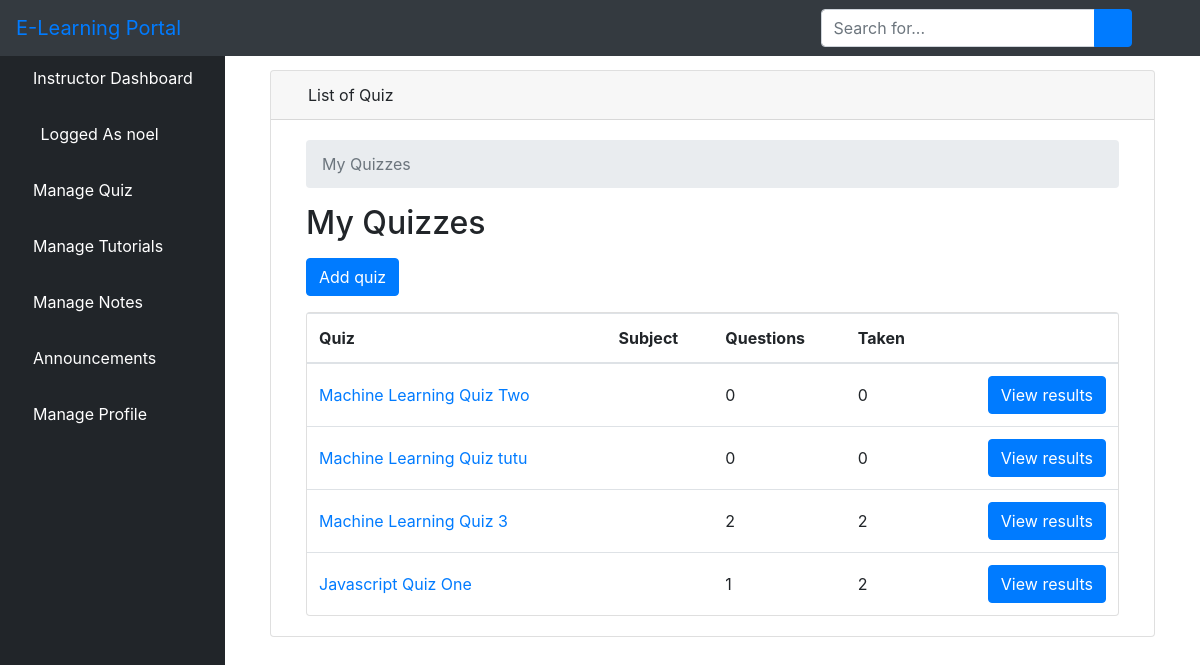
The app's page /llist_quiz/ (signed in) with its own data.
### elearn/models.py (models this page shows, shortened)
class User(AbstractUser):
    is_learner = models.BooleanField(default=False)
    is_instructor = models.BooleanField(default=False)
    is_admin = models.BooleanField(default=False)

class Quiz(models.Model):
    owner = models.ForeignKey(User, on_delete=models.CASCADE, related_name='quizzes')
    name = models.CharField(max_length=255)
    course = models.ForeignKey(Course, on_delete=models.CASCADE, related_name='quizzes')

### elearn/views.py (the view)
# urls.py: path('llist_quiz/', views.QuizListView.as_view(), name='quiz_change_list'),
class QuizListView(ListView):
    model = Quiz
    ordering = ('name', )
    context_object_name = 'quizzes'
    template_name = 'dashboard/instructor/quiz_change_list.html'
    def get_queryset(self):
        queryset = self.request.user.quizzes \
        .select_related('course') \
        .annotate(questions_count = Count('questions', distinct=True)) \
        .annotate(taken_count = Count('taken_quizzes', distinct=True))
        return queryset

### elearn/templates/dashboard/instructor/quiz_change_list.html (shortened to what this page needs)
{% extends 'dashboard/instructor/base.html' %}
{% block body %}
<div class="container-fluid">
        <div class="row">
          <div class="col-12 mb-3">
          <div class="col-12 mb-3">
                <div id="content-wrapper" style="padding-top: 20px">
        <div class="container-fluid">
            <div class="card mb-3">
                <div class="card-header">
                    <i class="fas fa-table text-primary"></i>
                    List of Quiz
                </div>
                <div class="card-body">
  <div class="col-sm-12">
  <nav aria-label="breadcrumb">
    <ol class="breadcrumb">
      <li class="breadcrumb-item active" aria-current="page">My Quizzes</li>
    </ol>
  </nav>
  <h2 class="mb-3">My Quizzes</h2>
  <a href="{% url 'quiz_add' %}" class="btn btn-primary mb-3" role="button">Add quiz</a>
  <div class="card">
    <table class="table mb-0">
      <thead>
        <tr>
          <th>Quiz</th>
          <th>Subject</th>
          <th>Questions</th>
          <th>Taken</th>
          <th></th>
        </tr>
      </thead>
      <tbody>
        {% for quiz in quizzes %}
          <tr>
            <td class="align-middle"><a href="{% url 'quiz_change' quiz.pk %}">{{ quiz.name }}</a></td>
            <td class="align-middle">{{ quiz.subject.get_html_badge }}</td>
            <td class="align-middle">{{ quiz.questions_count }}</td>
            <td class="align-middle">{{ quiz.taken_count }}</td>
            <td class="text-right">
              <a href="{% url 'quiz_results' quiz.pk %}" class="btn btn-primary">View results</a>
            </td>
          </tr>
        {% empty %}
          <tr>
            <td class="bg-light text-center font-italic" colspan="5">You haven't created any quiz yet.</td>
          </tr>
        {% endfor %}
      </tbody>
    </table>
  </div>
{% endblock body %}

### elearn/templates/dashboard/instructor/base.html (shortened to what this page needs)
<!DOCTYPE html>
<html lang="en">
<head>
    {% load static %}
    <link href="{% static 'vendor/fontawesome-free/css/all.min.css' %}" rel="stylesheet" type="text/css">
    <link href="{% static 'vendor/datatables/dataTables.bootstrap4.css' %}" rel="stylesheet">
    <link href="{% static 'css/sb-admin.css' %}" rel="stylesheet">
</head>
<body id="page-top">
<nav class="navbar navbar-expand navbar-dark bg-dark fixed-top">
    <a class="navbar-brand mr-1 text-primary" href="">E-Learning Portal</a>
    <button class="btn btn-link btn-sm text-white order-1 order-sm-0" id="sidebarToggle" href="#">
        <i class="fas fa-bars"></i>
    </button>
    <form class="d-none d-md-inline-block form-inline ml-auto mr-0 mr-md-3 my-2 my-md-0">
        <div class="input-group">
            <input type="text" class="form-control" placeholder="Search for..." aria-label="Search" aria-describedby="basic-addon2">
            <div class="input-group-append">
                <button class="btn btn-primary" type="button">
                    <i class="fas fa-search"></i>
                </button>
            </div>
        </div>
    </form>
    <ul class="navbar-nav ml-auto ml-md-0">
        <li class="nav-item dropdown no-arrow">
            <a class="nav-link dropdown-toggle" href="#" id="userDropdown" role="button" data-toggle="dropdown" aria-haspopup="true" aria-expanded="false">
                <i class="fas fa-user-circle fa-fw text-primary"></i>
            </a>
        </li>
    </ul>
</nav>
<div id="wrapper" style="padding-top: 50px;">
<ul class="sidebar navbar-nav">
    <li class="nav-item active">
        <a class="nav-link" href="{% url 'instructor' %}">
         <i class="fa fa-home" aria-hidden="true"></i>
            <span>Instructor Dashboard</span>
        </a>
    </li>
    <li class="nav-item active">
        <a class="nav-link" href="">
            <i class="fas fa-user-circle fa-fw text-primary"></i>
            <span>Logged As {{ user.username }}</span>
        </a>
    </li>
    <li class="nav-item dropdown no-arrow">
                            <a class="nav-link dropdown-toggle" data-toggle="dropdown" aria-haspopup="true" aria-expanded="false" href="">
          <i class="fa fa-th-list" aria-hidden="true"></i>
            <span style="color: white">Manage Quiz</span>
        </a>
        </li>
         <li class="nav-item dropdown no-arrow">
                            <a class="nav-link dropdown-toggle" data-toggle="dropdown" aria-haspopup="true" aria-expanded="false" href="">
            <i class="fas fa-book-reader" aria-hidden="true"></i>
             <span style="color: white">Manage Tutorials</span>
        </a>
        </li>
         <li class="nav-item">
        <a class="nav-link" href="{% url 'lnotes' %}">
            <i class="fas fa-pen" aria-hidden="true"></i>
            <span style="color: white">Manage Notes</span>
        </a>
    </li>
    <li class="nav-item dropdown no-arrow">
                            <a class="nav-link dropdown-toggle" data-toggle="dropdown" aria-haspopup="true" aria-expanded="false" href="">
        <i class="fas fa-bell"></i>
            <span style="color: white">Announcements</span>
        </a>
        </li>
     <li class="nav-item dropdown no-arrow">
                            <a class="nav-link dropdown-toggle" data-toggle="dropdown" aria-haspopup="true" aria-expanded="false" href="">
            <i class="fas fa-user text-default"></i>
            <span style="color: white">Manage Profile</span>
        </a>
        </li>
</ul>
    {% block body %}{% endblock %}
</div>

### records on screen
User: username "noel"
Quiz: name "Machine Learning Quiz Two", questions_count "0", taken_count "0"
Quiz: name "Machine Learning Quiz tutu", questions_count "0", taken_count "0"
Quiz: name "Machine Learning Quiz 3", questions_count "2", taken_count "2"
Quiz: name "Javascript Quiz One", questions_count "1", taken_count "2"
